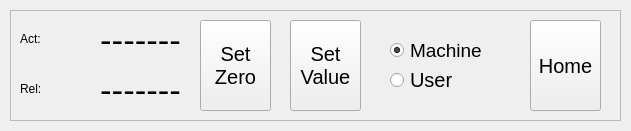
      <widget class="StateEnableGridLayout" name="state_enable_gridLayout">
       <property name="geometry">
        <rect>
         <x>20</x>
         <y>400</y>
         <width>631</width>
         <height>131</height>
        </rect>
       </property>
       <property name="is_on_status" stdset="0">
        <bool>true</bool>
       </property>
       <property name="is_idle_status" stdset="0">
        <bool>true</bool>
       </property>
       <widget class="QFrame" name="frame">
        <property name="geometry">
         <rect>
          <x>10</x>
          <y>10</y>
          <width>611</width>
          <height>111</height>
         </rect>
        </property>
        <property name="frameShape">
         <enum>QFrame::StyledPanel</enum>
        </property>
        <property name="frameShadow">
         <enum>QFrame::Raised</enum>
        </property>
        <widget class="QPushButton" name="but_set_zero">
         <property name="geometry">
          <rect>
           <x>190</x>
           <y>10</y>
           <width>71</width>
           <height>91</height>
          </rect>
         </property>
         <property name="font">
          <font>
           <pointsize>15</pointsize>
          </font>
         </property>
         <property name="text">
          <string>Set
Zero</string>
         </property>
        </widget>
        <widget class="QLabel" name="label">
         <property name="geometry">
          <rect>
           <x>10</x>
           <y>20</y>
           <width>31</width>
           <height>17</height>
          </rect>
         </property>
         <property name="text">
          <string>Act:</string>
         </property>
        </widget>
        <widget class="DROLabel" name="dro_fence_act">
         <property name="geometry">
          <rect>
           <x>50</x>
           <y>10</y>
           <width>121</width>
           <height>41</height>
          </rect>
         </property>
         <property name="font">
          <font>
           <family>DejaVu Sans</family>
           <pointsize>24</pointsize>
           <weight>50</weight>
           <bold>false</bold>
          </font>
         </property>
         <property name="text">
          <string>-------</string>
         </property>
         <property name="textFormat">
          <enum>Qt::PlainText</enum>
         </property>
         <property name="alignment">
          <set>Qt::AlignRight|Qt::AlignTrailing|Qt::AlignVCenter</set>
         </property>
         <property name="follow_reference_changes" stdset="0">
          <bool>false</bool>
         </property>
         <property name="metric_template" stdset="0">
          <string>%10.1f</string>
         </property>
        </widget>
        <widget class="QPushButton" name="but_set_current">
         <property name="geometry">
          <rect>
           <x>280</x>
           <y>10</y>
           <width>71</width>
           <height>91</height>
          </rect>
         </property>
         <property name="font">
          <font>
           <pointsize>15</pointsize>
          </font>
         </property>
         <property name="text">
          <string>Set
Value</string>
         </property>
        </widget>
        <widget class="QRadioButton" name="rad_machine_coord">
         <property name="geometry">
          <rect>
           <x>380</x>
           <y>30</y>
           <width>111</width>
           <height>20</height>
          </rect>
         </property>
         <property name="font">
          <font>
           <pointsize>14</pointsize>
          </font>
         </property>
         <property name="text">
          <string>Machine</string>
         </property>
         <property name="checked">
          <bool>true</bool>
         </property>
         <attribute name="buttonGroup">
          <string notr="true">buttonGroup</string>
         </attribute>
        </widget>
        <widget class="QRadioButton" name="rad_user_coord">
         <property name="geometry">
          <rect>
           <x>380</x>
           <y>60</y>
           <width>101</width>
           <height>20</height>
          </rect>
         </property>
         <property name="font">
          <font>
           <pointsize>15</pointsize>
          </font>
         </property>
         <property name="text">
          <string>User</string>
         </property>
         <attribute name="buttonGroup">
          <string notr="true">buttonGroup</string>
         </attribute>
        </widget>
        <widget class="QLabel" name="label_2">
         <property name="geometry">
          <rect>
           <x>10</x>
           <y>70</y>
           <width>31</width>
           <height>17</height>
          </rect>
         </property>
         <property name="text">
          <string>Rel:</string>
         </property>
        </widget>
        <widget class="DROLabel" name="dro_fence_rel">
         <property name="geometry">
          <rect>
           <x>50</x>
           <y>60</y>
           <width>121</width>
           <height>41</height>
          </rect>
         </property>
         <property name="font">
          <font>
           <family>DejaVu Sans</family>
           <pointsize>24</pointsize>
           <weight>50</weight>
           <bold>false</bold>
          </font>
         </property>
         <property name="text">
          <string>-------</string>
         </property>
         <property name="textFormat">
          <enum>Qt::PlainText</enum>
         </property>
         <property name="alignment">
          <set>Qt::AlignRight|Qt::AlignTrailing|Qt::AlignVCenter</set>
         </property>
         <property name="follow_reference_changes" stdset="0">
          <bool>false</bool>
         </property>
         <property name="Qreference_type" stdset="0">
          <number>1</number>
         </property>
         <property name="metric_template" stdset="0">
          <string>%10.1f</string>
         </property>
        </widget>
        <widget class="QPushButton" name="but_home">
         <property name="geometry">
          <rect>
           <x>520</x>
           <y>10</y>
           <width>71</width>
           <height>91</height>
          </rect>
         </property>
         <property name="font">
          <font>
           <pointsize>15</pointsize>
          </font>
         </property>
         <property name="text">
          <string>Home</string>
         </property>
        </widget>
       </widget>
      </widget>
